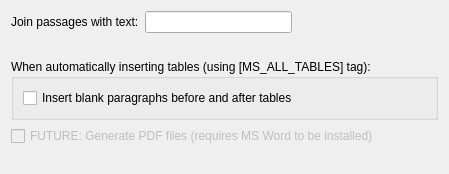
<?xml version="1.0" encoding="UTF-8"?>
<ui version="4.0">
 <class>WordPlanConfigPanel</class>
 <widget class="QWidget" name="WordPlanConfigPanel">
  <property name="geometry">
   <rect>
    <x>0</x>
    <y>0</y>
    <width>449</width>
    <height>174</height>
   </rect>
  </property>
  <property name="windowTitle">
   <string>Form</string>
  </property>
  <layout class="QVBoxLayout" name="verticalLayout">
   <item>
    <layout class="QHBoxLayout" name="horizontalLayout">
     <item>
      <widget class="QLabel" name="joinPassageTextLabel">
       <property name="text">
        <string>Join passages with text:</string>
       </property>
      </widget>
     </item>
     <item>
      <widget class="QLineEdit" name="joinPassageLineEdit"/>
     </item>
     <item>
      <spacer name="horizontalSpacer">
       <property name="orientation">
        <enum>Qt::Horizontal</enum>
       </property>
       <property name="sizeHint" stdset="0">
        <size>
         <width>40</width>
         <height>20</height>
        </size>
       </property>
      </spacer>
     </item>
    </layout>
   </item>
   <item>
    <widget class="QLabel" name="label">
     <property name="text">
      <string/>
     </property>
    </widget>
   </item>
   <item>
    <widget class="QGroupBox" name="allTablesGroupBox">
     <property name="title">
      <string>When automatically inserting tables (using [MS_ALL_TABLES] tag):</string>
     </property>
     <layout class="QVBoxLayout" name="verticalLayout_2">
      <item>
       <widget class="QCheckBox" name="allTablesInsertBlankParasCheckBox">
        <property name="text">
         <string>Insert blank paragraphs before and after tables</string>
        </property>
       </widget>
      </item>
     </layout>
    </widget>
   </item>
   <item>
    <widget class="QCheckBox" name="generatePDFCheckBox">
     <property name="enabled">
      <bool>false</bool>
     </property>
     <property name="text">
      <string>FUTURE: Generate PDF files (requires MS Word to be installed)</string>
     </property>
    </widget>
   </item>
   <item>
    <spacer name="verticalSpacer">
     <property name="orientation">
      <enum>Qt::Vertical</enum>
     </property>
     <property name="sizeHint" stdset="0">
      <size>
       <width>20</width>
       <height>40</height>
      </size>
     </property>
    </spacer>
   </item>
  </layout>
 </widget>
 <resources/>
 <connections/>
</ui>
